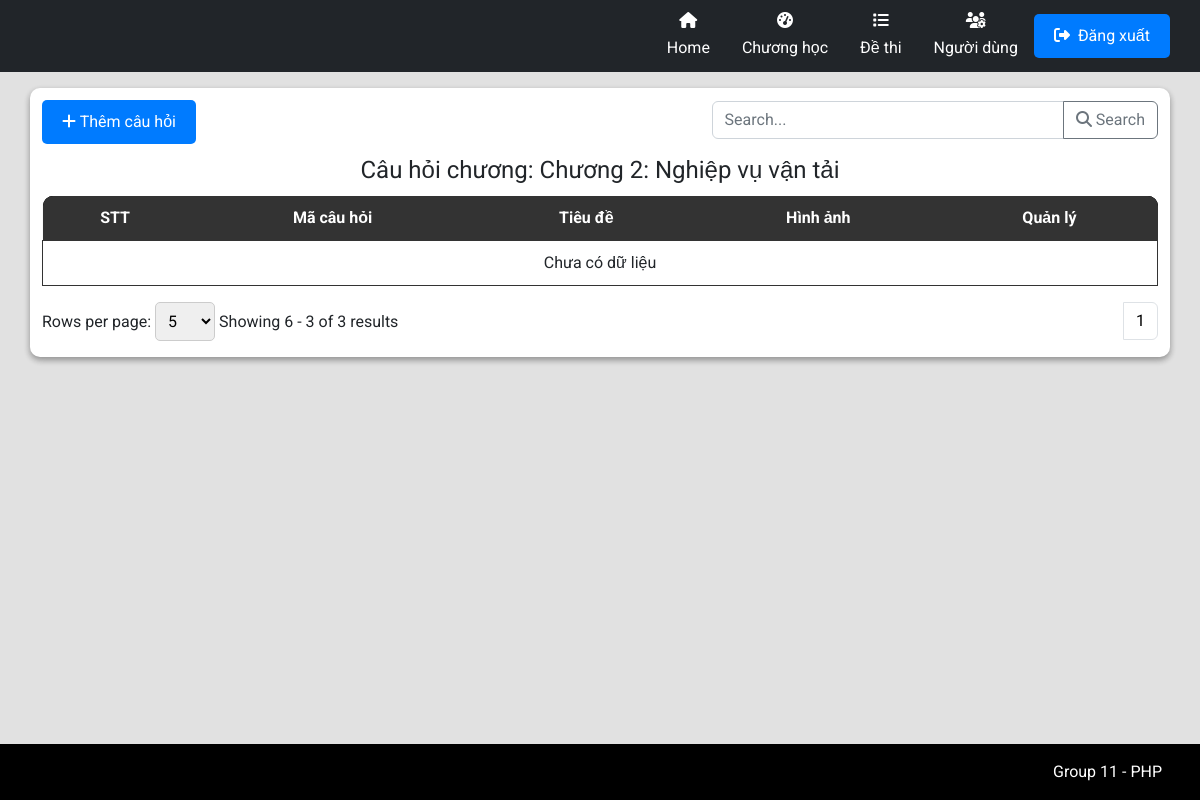
The app's page /admin/AdminIndex.php?workingPage=question&chapterId=50ccd9c5-ce5e-4921-9e23-de46a9558c38&limit=5&page=2, older data.
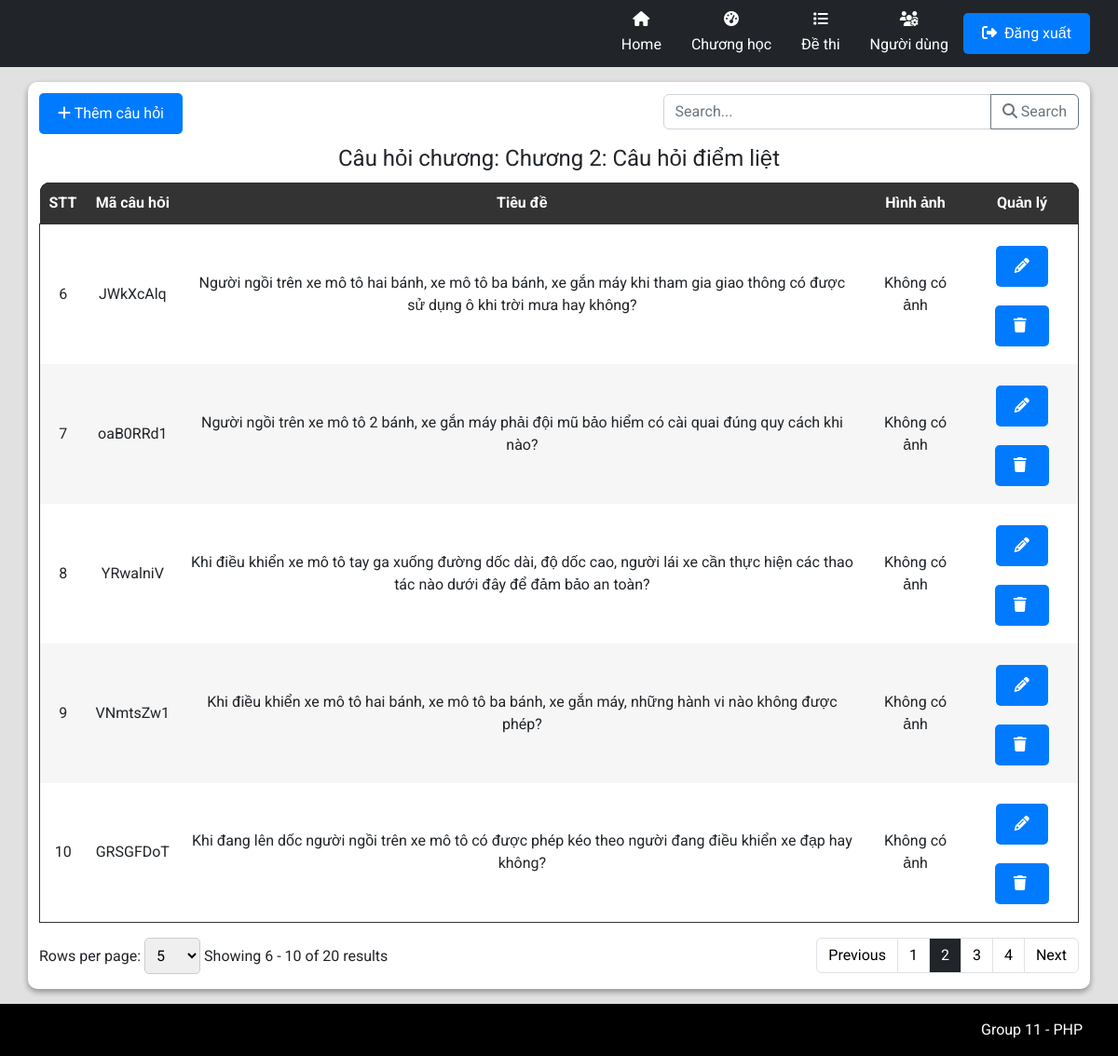
The same page, newer data.
### tables this page shows
CREATE TABLE `tbl_chapter` (
  `id` varchar(36) NOT NULL,
  `code` varchar(255) DEFAULT NULL,
  `name` varchar(255) DEFAULT NULL,
  `description` varchar(255) DEFAULT NULL,
  `quantity` int(11) DEFAULT NULL
);

CREATE TABLE `tbl_question` (
  `id` varchar(36) NOT NULL,
  `code` varchar(255) DEFAULT NULL,
  `questionImage` varchar(255) DEFAULT NULL,
  `title` text DEFAULT NULL,
  `chapterId` varchar(36) DEFAULT NULL,
  `option_1` text DEFAULT NULL,
  `option_2` text DEFAULT NULL,
  `option_3` text DEFAULT NULL,
  `option_4` text DEFAULT NULL,
  `trueAnswer` int(1) DEFAULT NULL,
  `isDanger` tinyint(1) DEFAULT NULL
);

### admin/pages/Question/QuestionIndex.php (shortened to what the changed rows need)
<link rel="stylesheet" href="./styles/ProductStyles.css">
<?php $chapterId = $_GET["chapterId"] ?>
<?php
$countAllSql = "SELECT * FROM tbl_question WHERE chapterId='$chapterId'";
$total_records = mysqli_num_rows(mysqli_query($connect, $countAllSql));
$pageIndex = isset($_GET['page']) ? $_GET['page'] : 1;
$pageSize = isset($_GET['limit']) ? $_GET['limit'] : 5;
$total_page = ceil($total_records / $pageSize);
$start = ($pageIndex - 1) * $pageSize;
$getTableDataSql = "";
if (isset($_GET['search']) && !empty($_GET['search'])) {
    $search = $_GET['search'];
    $getTableDataSql = "SELECT * FROM tbl_question WHERE chapterId='$chapterId' AND title LIKE '%$search%' LIMIT $start, $pageSize";
} else {
    $getTableDataSql = "SELECT * FROM tbl_question WHERE chapterId='$chapterId' LIMIT $start, $pageSize";
}
$tableData = mysqli_query($connect, $getTableDataSql);
?>
<div class="text-left flex justify-between">
    <button type="button" class="btn btn-primary mb-2 mt-3" data-bs-toggle="modal" data-bs-target="#addQuestion">
        <i class="fa-solid fa-plus"></i>
        Thêm câu hỏi
    </button>
    <div class="input-group mb-3 align-center mt-3 w-40">
        <input type="text" class="form-control" placeholder="Search..." aria-label="Recipient's username" name="search" id="search-input" aria-describedby="button-addon2">
        <button class="btn btn-outline-secondary" id="search-button" onclick="performSearch()" name="ok">
            <i class="fa-solid fa-magnifying-glass"></i>
            Search
        </button>
    </div>
</div>
<div class="container p-0">
    <table class="w-100">
        <?php
        $tableData_1 = mysqli_query($connect, "SELECT * FROM tbl_chapter WHERE id='$chapterId'");
        $getChapter = mysqli_fetch_array($tableData_1);
        ?>
        <legend class="text-center">Câu hỏi chương: <?php echo $getChapter['name'] ?></legend>
        <thead class="table-head w-100">
            <tr class="table-heading">
                <th class="noWrap">STT</th>
                <th class="noWrap">Mã câu hỏi</th>
                <th class="noWrap">Tiêu đề</th>
                <th class="noWrap">Hình ảnh</th>
                <th class="noWrap">Quản lý </th>
            </tr>
        </thead>
        <tbody class="table-body">
            <?php
            $displayquestion = 0;
            $hasData = false;
            while ($row = mysqli_fetch_array($tableData)) {
                $displayquestion++;
                $hasData = true;
            ?>
                <tr>
                    <td>
                        <?php echo $displayquestion + ($pageIndex - 1) * $pageSize; ?>
                    </td>
                    <td class="tensanpham">
                        <?php echo $row['code'] ?>
                    </td>
                    <td>
                        <?php echo $row['title'] ?>
                    </td>
                    <td>
                        <?php if (!empty($row['questionImage'])) : ?>
                            <img width="200px" src="<?php echo $row['questionImage']; ?>" alt="">
                        <?php else : echo "Không có ảnh"; ?>
                        <?php endif; ?>
                    </td>
                    <td>
                        <button type="button" class="btn btn-primary mb-2 mt-3 con-tooltip top" data-bs-toggle="modal" data-bs-target="#editPopup_<?php echo $row['id']; ?>">
                            <i class="fa-solid fa-pencil"></i>
                        </button>
                        <button type="button" class="btn btn-primary mb-2 mt-3 con-tooltip top" data-bs-toggle="modal" data-bs-target="#confirmPopup_<?php echo $row['id']; ?>">
                            <i class="fa-solid fa-trash mr-1"></i>
                        </button>
                    </td>
                </tr>
            <?php
            }
            if (!$hasData) {
            ?>
                <tr>
                    <td colspan="8">
                        Chưa có dữ liệu
                    </td>
                </tr>
            <?php
            }
            ?>
        </tbody>
    </table>
    <form action="" method="GET">
        <nav class="row py-2" aria-label="Page navigation example">
            <div class="paganation-infor col py-2">
                <form action="" method="GET">
                    <label for="limitSelect">Rows per page:</label>
                    <select name="limit" id="limitSelect" onchange="updatePageAndLimit()">
                        <option value="5" <?php if ($pageSize == 5) echo 'selected'; ?>>5</option>
                    </select>
                </form>
                <label class="mr-4">Showing
                    <?php
                    $startItem = ($pageIndex - 1) * $pageSize + 1;
                    $endItem = min($pageIndex * $pageSize, $total_records);
                    echo "{$startItem} - {$endItem} of {$total_records} results";
                    ?>
                </label>
            </div>
            <ul class="m-0 pagination justify-content-end py-2 col">
                <li class="page-item">
                    <?php
                    if ($pageIndex > 1 && $total_page > 1) {
                        echo '<a class="page-link text-reset text-black" aria-label="Previous" href="?workingPage=question&limit=' . ($pageSize) . '&page=' . ($pageIndex - 1) . '">
                        Previous
                        </a>';
                    }
                    ?>
                </li>
                <?php
                $range = 3;
                for ($i = 1; $i <= $total_page; $i++) {
                    if ($i == $pageIndex) {
                        echo '<li class="page-item light">
                        <span name="page" class="page-link text-reset text-white bg-dark" href="?workingPage=question&chapterId='.($chapterId).'&limit=' . ($pageSize) . '&page=' . ($i) . '"> ' . ($i) . ' </span>
                        </li>';
                    } else {
                        if ($i == 1) {
                            echo '<li class="page-item light">
                            <a name="page" class="page-link text-reset text-black" href="?workingPage=question&chapterId='.($chapterId).'&limit=' . ($pageSize) . '&page=' . ($i) . '"> ' . ($i) . ' </a>
                            </li>';
                        }
                        else if ($i > $pageIndex - $range && $i < $pageIndex + $range) {
                            echo '<li class="page-item light">
                            <a name="page" class="page-link text-reset text-black" href="?workingPage=question&chapterId='.($chapterId).'&limit=' . ($pageSize) . '&page=' . ($i) . '"> ' . ($i) . ' </a>
                            </li>';
                        }
                        else if ($i == $total_page) {
                            echo '<li class="page-item light">
                            <a name="page" class="page-link text-reset text-black" href="?workingPage=question&chapterId='.($chapterId).'&limit=' . ($pageSize) . '&page=' . ($i) . '"> ' . ($i) . ' </a>
                            </li>';
                        }
                    }
                }
                ?>
                <?php
                if ($pageIndex < $total_page && $total_page > 1) {
                    echo '<li class="page-item light">
                    <a name="page" class="page-link text-reset text-black" aria-label="Next" href="?workingPage=question&chapterId='.($chapterId).'&limit=' . ($pageSize) . '&page=' . ($pageIndex + 1) . '">
                    Next
                    </a>
                    </li>';
                }
                ?>
            </ul>
    </form>
</div>

Row changes from the older to the newer data that the page shows:
changed tbl_chapter: name "Chương 2: Nghiệp vụ vận tải" → "Chương 2: Câu hỏi điểm liệt"
added tbl_question: pageSize "6", code "JWkXcAlq", title "Người ngồi trên xe mô tô hai bánh, xe mô tô ba bánh, xe gắn máy khi tham gia giao thông có được sử dụng ô khi trời mưa hay không?", questionImage "Không có ảnh"
added tbl_question: pageSize "7", code "oaB0RRd1", title "Người ngồi trên xe mô tô 2 bánh, xe gắn máy phải đội mũ bảo hiểm có cài quai đúng quy cách khi nào?", questionImage "Không có ảnh"
added tbl_question: pageSize "8", code "YRwalniV", title "Khi điều khiển xe mô tô tay ga xuống đường dốc dài, độ dốc cao, người lái xe cần thực hiện các thao tác nào dưới đây để đảm bảo an toàn?", questionImage "Không có ảnh"
added tbl_question: pageSize "9", code "VNmtsZw1", title "Khi điều khiển xe mô tô hai bánh, xe mô tô ba bánh, xe gắn máy, những hành vi nào không được phép?", questionImage "Không có ảnh"
added tbl_question: pageSize "10", code "GRSGFDoT", title "Khi đang lên dốc người ngồi trên xe mô tô có được phép kéo theo người đang điều khiển xe đạp hay không?", questionImage "Không có ảnh"
Text that changed along with them:
$endItem: "3" → "10"
$total_records: "3" → "20"
text no longer shown: "Chưa có dữ liệu"
text now shown: "Previous Next"
new list line: "2"
new list line: "3"
new list line: "4"
